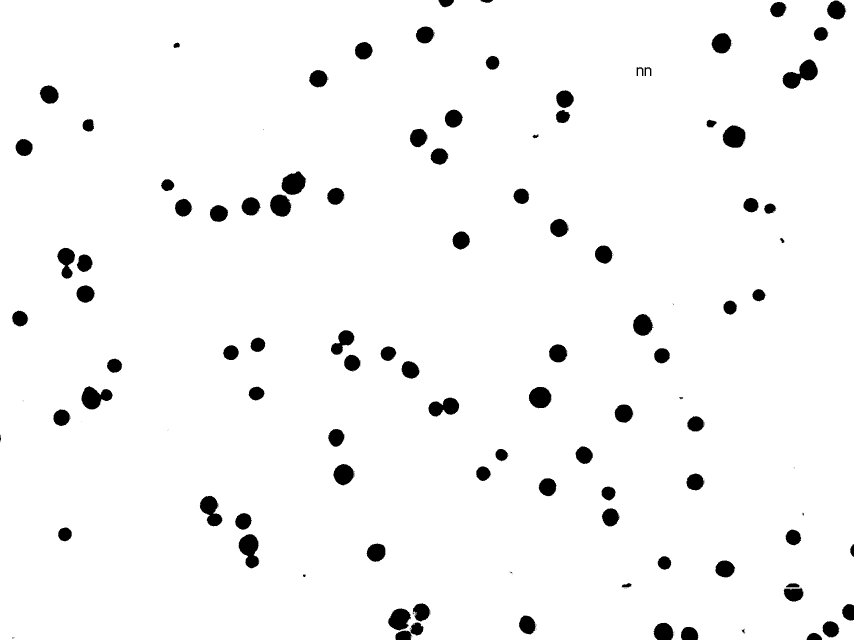
#> input picture Nova pasta/newnew.tif, 2560 x 1920 px (shown at 1/3 size); the run also reads 1 picture not shown here
$ python Count_Cells.py --image newnew.tif   (older library calls are emulated)
#> lines starting #> are read from the running program, lines starting #| are printed output that depends on the picture; after the words box and inside, x2 and y2 are one past the last pixel; in counts of white or black regions, pixels touching at a corner belong together
from copy import copy
import cv2
import numpy as np

__author__ = 'Colton McEntee'

# Helper function
def nothing(*arg):
    pass

#
# Commandline options
#
from optparse import OptionParser
parser = OptionParser()
parser.set_description("Counts cells in an image using the template single_yeast_zoom_near.jpg and binary thresholding.")
parser.add_option("-i", "--image", dest="imageFileName", action="store", metavar="FILE", help="input image")
parser.add_option("-g", "--gui", dest="gui", action="store_true", default=False, help="display gui")

(options, args) = parser.parse_args()
display_gui = options.gui is not None

#
# Script behavior
#
process_name = "Binary Theshold"
threshold_trackbar_name = "Threshold"
WHITE = [255,255,255]
font = cv2.FONT_HERSHEY_SIMPLEX


image = cv2.imread('newnew.tif', cv2.IMREAD_GRAYSCALE)
#> image: shape (1920, 2560); 96.5% white; 338 black regions (238 under 20 px), largest, box (x1, y1, x2, y2) and area: (2347, 178, 2454, 266) 4825, (716, 1602, 777, 1705) 4174, (244, 1159, 337, 1229) 4013
mask = np.zeros(image.shape, np.uint8)

#
# Binary Thresholding
#
cv2.namedWindow(process_name, cv2.WINDOW_NORMAL)
cv2.imshow(process_name, mask)
cv2.createTrackbar(threshold_trackbar_name, process_name, 80, 255, nothing)

#
# Template matching
#
template = cv2.imread("single_yeast_zoom_near.jpg", cv2.IMREAD_GRAYSCALE)
template_result = cv2.matchTemplate(image, template, cv2.TM_SQDIFF_NORMED)
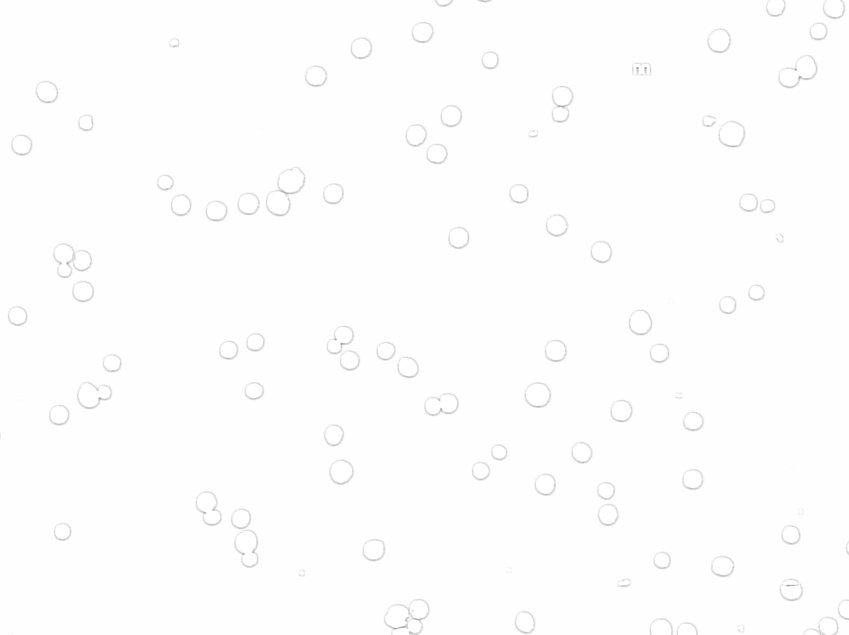
#> template_result: shape (1905, 2546) float32 (shown at 1/3 size); min 0.538, max 1, mean 0.996
matched_image = np.array(template_result * 255, dtype=np.uint8)

# Gui loop
while True:
    # Threshold the template mask result based on user input
    threshold = cv2.getTrackbarPos(threshold_trackbar_name, process_name)
    _, mask = cv2.threshold(matched_image, threshold, 255, cv2.THRESH_BINARY_INV)
#> mask: shape (1905, 2546); every value is 0
    img = cv2.copyMakeBorder(copy(mask),1,1,1,1,cv2.BORDER_CONSTANT,value=WHITE)
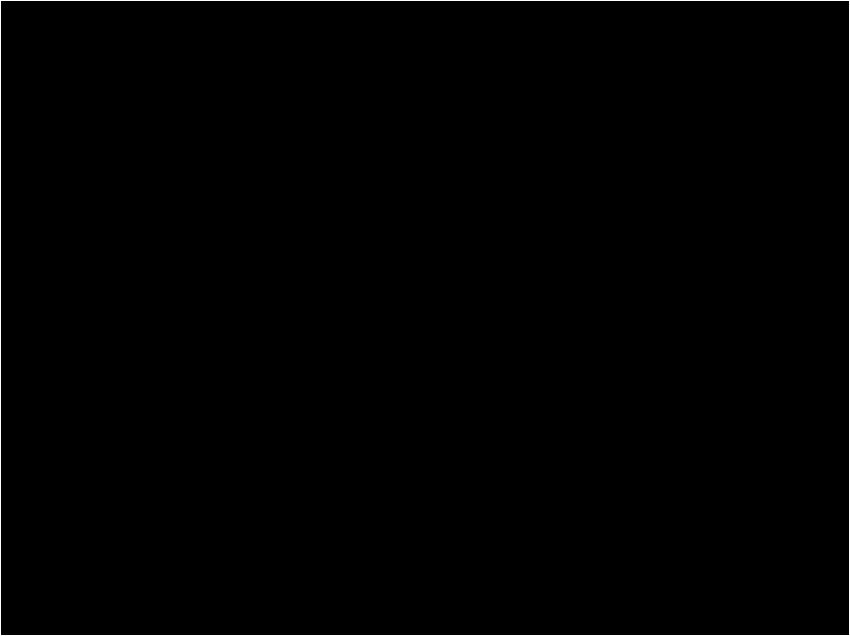
#> img: shape (1907, 2548) (shown at 1/3 size); 0.18% white in thin lines or dots

    # Find contours of the threshold
    image,contours, _ = cv2.findContours(copy(img), cv2.RETR_LIST, cv2.CHAIN_APPROX_NONE)
#> contours = 2 contours; box (x1, y1, x2, y2) and area: (0, 0, 2548, 1907) 4854582, (0, 0, 2548, 1907) 4854580

    contornos = []

    for contour in contours:
        ar = cv2.contourArea(contour)
        if ar>600 and ar<5000:
            contornos.append(contour)  # offset the template match which returns the match quality at the corner, not center (opencv is shitty)
#> this loop made 2 passes
#> ar on passes 1 to 2: 4854580, 4854582
#> after the loop, contornos = []

    # Draw the center of each contour onto the image
    image_copy = cv2.cvtColor(image, cv2.COLOR_GRAY2BGR)
#> image_copy: shape (1907, 2548, 3); 0.18% white in thin lines or dots
    cv2.drawContours(image_copy, contornos, -1, (0, 0, 255), 3)

    x = str(len(contornos))
#> x = '0'
    cv2.putText(image_copy,x,(2280,500), font, 4,(0,255,0),2,cv2.LINE_AA)

    # Display the image
    cv2.namedWindow(process_name, cv2.WINDOW_NORMAL)
    cv2.imshow(process_name, image_copy)


    # Only show one step of this loop if there's no gui
    if not display_gui:
        break

    # Exit on user pressing escape key
    key = cv2.waitKey(5)
#> (key Esc is pressed here)
    if key == 27: #escape key
        break

cv2.destroyAllWindows()
